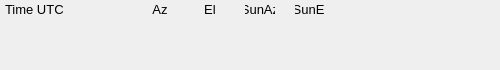
<?xml version="1.0" encoding="UTF-8"?>
<ui version="4.0">
 <class>Form</class>
 <widget class="QWidget" name="Form">
  <property name="geometry">
   <rect>
    <x>0</x>
    <y>0</y>
    <width>500</width>
    <height>70</height>
   </rect>
  </property>
  <property name="sizePolicy">
   <sizepolicy hsizetype="Minimum" vsizetype="Minimum">
    <horstretch>0</horstretch>
    <verstretch>0</verstretch>
   </sizepolicy>
  </property>
  <property name="minimumSize">
   <size>
    <width>350</width>
    <height>15</height>
   </size>
  </property>
  <property name="maximumSize">
   <size>
    <width>500</width>
    <height>70</height>
   </size>
  </property>
  <property name="windowTitle">
   <string>Form</string>
  </property>
  <widget class="QWidget" name="horizontalLayoutWidget">
   <property name="geometry">
    <rect>
     <x>0</x>
     <y>0</y>
     <width>371</width>
     <height>22</height>
    </rect>
   </property>
   <layout class="QHBoxLayout" name="session_info_layout">
    <property name="spacing">
     <number>0</number>
    </property>
    <property name="sizeConstraint">
     <enum>QLayout::SetFixedSize</enum>
    </property>
    <item>
     <spacer name="horizontalSpacer_6">
      <property name="orientation">
       <enum>Qt::Horizontal</enum>
      </property>
      <property name="sizeType">
       <enum>QSizePolicy::Fixed</enum>
      </property>
      <property name="sizeHint" stdset="0">
       <size>
        <width>5</width>
        <height>15</height>
       </size>
      </property>
     </spacer>
    </item>
    <item>
     <widget class="QLabel" name="session_time_label">
      <property name="sizePolicy">
       <sizepolicy hsizetype="Fixed" vsizetype="Fixed">
        <horstretch>0</horstretch>
        <verstretch>0</verstretch>
       </sizepolicy>
      </property>
      <property name="minimumSize">
       <size>
        <width>110</width>
        <height>15</height>
       </size>
      </property>
      <property name="maximumSize">
       <size>
        <width>110</width>
        <height>15</height>
       </size>
      </property>
      <property name="font">
       <font>
        <pointsize>10</pointsize>
       </font>
      </property>
      <property name="text">
       <string>Time UTC</string>
      </property>
     </widget>
    </item>
    <item>
     <spacer name="horizontalSpacer">
      <property name="orientation">
       <enum>Qt::Horizontal</enum>
      </property>
      <property name="sizeType">
       <enum>QSizePolicy::Fixed</enum>
      </property>
      <property name="sizeHint" stdset="0">
       <size>
        <width>30</width>
        <height>15</height>
       </size>
      </property>
     </spacer>
    </item>
    <item>
     <widget class="QLabel" name="azimuth_session_label">
      <property name="sizePolicy">
       <sizepolicy hsizetype="Fixed" vsizetype="Fixed">
        <horstretch>0</horstretch>
        <verstretch>0</verstretch>
       </sizepolicy>
      </property>
      <property name="minimumSize">
       <size>
        <width>30</width>
        <height>15</height>
       </size>
      </property>
      <property name="maximumSize">
       <size>
        <width>30</width>
        <height>15</height>
       </size>
      </property>
      <property name="font">
       <font>
        <pointsize>10</pointsize>
       </font>
      </property>
      <property name="text">
       <string>Az</string>
      </property>
      <property name="alignment">
       <set>Qt::AlignCenter</set>
      </property>
     </widget>
    </item>
    <item>
     <spacer name="horizontalSpacer_4">
      <property name="orientation">
       <enum>Qt::Horizontal</enum>
      </property>
      <property name="sizeType">
       <enum>QSizePolicy::Fixed</enum>
      </property>
      <property name="sizeHint" stdset="0">
       <size>
        <width>20</width>
        <height>15</height>
       </size>
      </property>
     </spacer>
    </item>
    <item>
     <widget class="QLabel" name="elevation_session_label">
      <property name="sizePolicy">
       <sizepolicy hsizetype="Fixed" vsizetype="Fixed">
        <horstretch>0</horstretch>
        <verstretch>0</verstretch>
       </sizepolicy>
      </property>
      <property name="minimumSize">
       <size>
        <width>30</width>
        <height>15</height>
       </size>
      </property>
      <property name="maximumSize">
       <size>
        <width>30</width>
        <height>15</height>
       </size>
      </property>
      <property name="font">
       <font>
        <pointsize>10</pointsize>
       </font>
      </property>
      <property name="text">
       <string>El</string>
      </property>
      <property name="alignment">
       <set>Qt::AlignCenter</set>
      </property>
     </widget>
    </item>
    <item>
     <spacer name="horizontalSpacer_2">
      <property name="orientation">
       <enum>Qt::Horizontal</enum>
      </property>
      <property name="sizeType">
       <enum>QSizePolicy::Fixed</enum>
      </property>
      <property name="sizeHint" stdset="0">
       <size>
        <width>20</width>
        <height>15</height>
       </size>
      </property>
     </spacer>
    </item>
    <item>
     <widget class="QLabel" name="sun_azimuth_label">
      <property name="sizePolicy">
       <sizepolicy hsizetype="Fixed" vsizetype="Fixed">
        <horstretch>0</horstretch>
        <verstretch>0</verstretch>
       </sizepolicy>
      </property>
      <property name="minimumSize">
       <size>
        <width>30</width>
        <height>15</height>
       </size>
      </property>
      <property name="maximumSize">
       <size>
        <width>30</width>
        <height>15</height>
       </size>
      </property>
      <property name="font">
       <font>
        <pointsize>10</pointsize>
       </font>
      </property>
      <property name="text">
       <string>SunAz</string>
      </property>
      <property name="alignment">
       <set>Qt::AlignCenter</set>
      </property>
     </widget>
    </item>
    <item>
     <spacer name="horizontalSpacer_3">
      <property name="orientation">
       <enum>Qt::Horizontal</enum>
      </property>
      <property name="sizeType">
       <enum>QSizePolicy::Fixed</enum>
      </property>
      <property name="sizeHint" stdset="0">
       <size>
        <width>20</width>
        <height>20</height>
       </size>
      </property>
     </spacer>
    </item>
    <item>
     <widget class="QLabel" name="sun_elevation_label">
      <property name="sizePolicy">
       <sizepolicy hsizetype="Fixed" vsizetype="Fixed">
        <horstretch>0</horstretch>
        <verstretch>0</verstretch>
       </sizepolicy>
      </property>
      <property name="minimumSize">
       <size>
        <width>30</width>
        <height>15</height>
       </size>
      </property>
      <property name="maximumSize">
       <size>
        <width>30</width>
        <height>15</height>
       </size>
      </property>
      <property name="font">
       <font>
        <pointsize>10</pointsize>
       </font>
      </property>
      <property name="text">
       <string>SunEl</string>
      </property>
      <property name="alignment">
       <set>Qt::AlignCenter</set>
      </property>
     </widget>
    </item>
    <item>
     <spacer name="horizontalSpacer_5">
      <property name="orientation">
       <enum>Qt::Horizontal</enum>
      </property>
      <property name="sizeType">
       <enum>QSizePolicy::Fixed</enum>
      </property>
      <property name="sizeHint" stdset="0">
       <size>
        <width>25</width>
        <height>15</height>
       </size>
      </property>
     </spacer>
    </item>
   </layout>
  </widget>
 </widget>
 <resources/>
 <connections/>
</ui>
